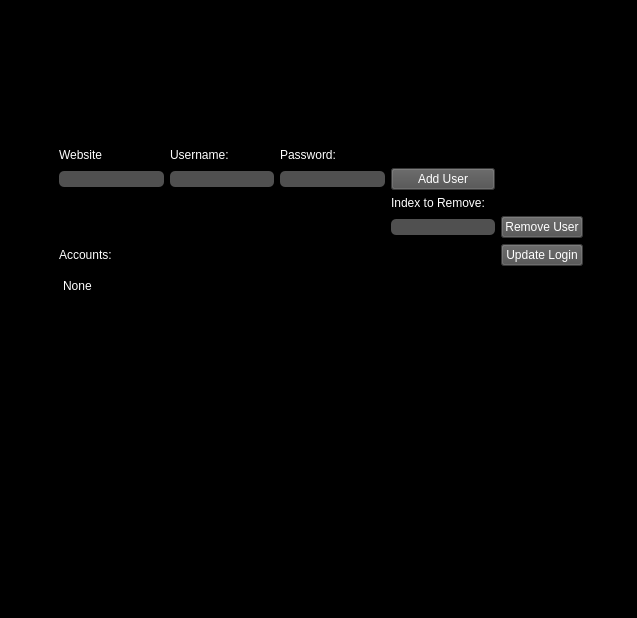
<?xml version="1.0" encoding="UTF-8"?>
<ui version="4.0">
 <class>MainWindow</class>
 <widget class="QMainWindow" name="MainWindow">
  <property name="geometry">
   <rect>
    <x>0</x>
    <y>0</y>
    <width>637</width>
    <height>618</height>
   </rect>
  </property>
  <property name="windowTitle">
   <string>MainWindow</string>
  </property>
  <property name="styleSheet">
   <string notr="true">background-color: rgb(0, 0, 0);
color: rgb(255, 255, 255);</string>
  </property>
  <widget class="QWidget" name="centralwidget">
   <layout class="QGridLayout" name="gridLayout">
    <item row="2" column="3">
     <widget class="QLineEdit" name="usernames">
      <property name="styleSheet">
       <string notr="true">color: rgb(255, 255, 255);
gridline-color: rgb(0, 0, 0);
background-color: rgb(80, 80, 80);
border-radius: 5px;</string>
      </property>
     </widget>
    </item>
    <item row="3" column="5">
     <widget class="QLabel" name="index_label">
      <property name="text">
       <string>Index to Remove:</string>
      </property>
     </widget>
    </item>
    <item row="0" column="0" colspan="8">
     <spacer name="topSpacer">
      <property name="orientation">
       <enum>Qt::Vertical</enum>
      </property>
      <property name="sizeHint" stdset="0">
       <size>
        <width>20</width>
        <height>40</height>
       </size>
      </property>
     </spacer>
    </item>
    <item row="2" column="4">
     <widget class="QLineEdit" name="passwords">
      <property name="styleSheet">
       <string notr="true">color: rgb(255, 255, 255);
gridline-color: rgb(0, 0, 0);
background-color: rgb(80, 80, 80);
border-radius: 5px;</string>
      </property>
      <property name="echoMode">
       <enum>QLineEdit::Password</enum>
      </property>
     </widget>
    </item>
    <item row="1" column="4">
     <widget class="QLabel" name="p_label">
      <property name="text">
       <string>Password:</string>
      </property>
     </widget>
    </item>
    <item row="2" column="5">
     <widget class="QPushButton" name="add_button">
      <property name="styleSheet">
       <string notr="true">color: rgb(255, 255, 255);
background-color: rgb(79, 79, 79);</string>
      </property>
      <property name="text">
       <string>Add User</string>
      </property>
     </widget>
    </item>
    <item row="4" column="5">
     <widget class="QLineEdit" name="index_input">
      <property name="styleSheet">
       <string notr="true">color: rgb(255, 255, 255);
gridline-color: rgb(0, 0, 0);
background-color: rgb(80, 80, 80);
border-radius: 5px;</string>
      </property>
     </widget>
    </item>
    <item row="1" column="2">
     <widget class="QLabel" name="web_label">
      <property name="text">
       <string>Website</string>
      </property>
     </widget>
    </item>
    <item row="1" column="3">
     <widget class="QLabel" name="u_label">
      <property name="text">
       <string>Username:</string>
      </property>
     </widget>
    </item>
    <item row="5" column="6">
     <widget class="QPushButton" name="update_login">
      <property name="styleSheet">
       <string notr="true">color: rgb(255, 255, 255);
background-color: rgb(79, 79, 79);</string>
      </property>
      <property name="text">
       <string>Update Login</string>
      </property>
     </widget>
    </item>
    <item row="7" column="2" colspan="3">
     <widget class="QListWidget" name="listWidget">
      <property name="movement">
       <enum>QListView::Static</enum>
      </property>
      <property name="resizeMode">
       <enum>QListView::Adjust</enum>
      </property>
      <item>
       <property name="text">
        <string>None</string>
       </property>
      </item>
     </widget>
    </item>
    <item row="4" column="6">
     <widget class="QPushButton" name="remove_user">
      <property name="styleSheet">
       <string notr="true">color: rgb(255, 255, 255);
background-color: rgb(79, 79, 79);</string>
      </property>
      <property name="text">
       <string>Remove User</string>
      </property>
     </widget>
    </item>
    <item row="8" column="0" colspan="8">
     <spacer name="bottomSpacer">
      <property name="orientation">
       <enum>Qt::Vertical</enum>
      </property>
      <property name="sizeHint" stdset="0">
       <size>
        <width>20</width>
        <height>40</height>
       </size>
      </property>
     </spacer>
    </item>
    <item row="2" column="2">
     <widget class="QLineEdit" name="website_input">
      <property name="styleSheet">
       <string notr="true">color: rgb(255, 255, 255);
gridline-color: rgb(0, 0, 0);
background-color: rgb(80, 80, 80);
border-radius: 5px;</string>
      </property>
     </widget>
    </item>
    <item row="1" column="1" rowspan="7">
     <spacer name="leftSpacer">
      <property name="orientation">
       <enum>Qt::Horizontal</enum>
      </property>
      <property name="sizeHint" stdset="0">
       <size>
        <width>40</width>
        <height>20</height>
       </size>
      </property>
     </spacer>
    </item>
    <item row="5" column="2">
     <widget class="QLabel" name="acc_label">
      <property name="text">
       <string>Accounts:</string>
      </property>
     </widget>
    </item>
    <item row="2" column="7" rowspan="6">
     <spacer name="rightSpacer">
      <property name="orientation">
       <enum>Qt::Horizontal</enum>
      </property>
      <property name="sizeHint" stdset="0">
       <size>
        <width>40</width>
        <height>20</height>
       </size>
      </property>
     </spacer>
    </item>
    <item row="2" column="6">
     <spacer name="add_button_spacer">
      <property name="orientation">
       <enum>Qt::Horizontal</enum>
      </property>
      <property name="sizeHint" stdset="0">
       <size>
        <width>40</width>
        <height>20</height>
       </size>
      </property>
     </spacer>
    </item>
   </layout>
  </widget>
 </widget>
 <resources/>
 <connections/>
</ui>
